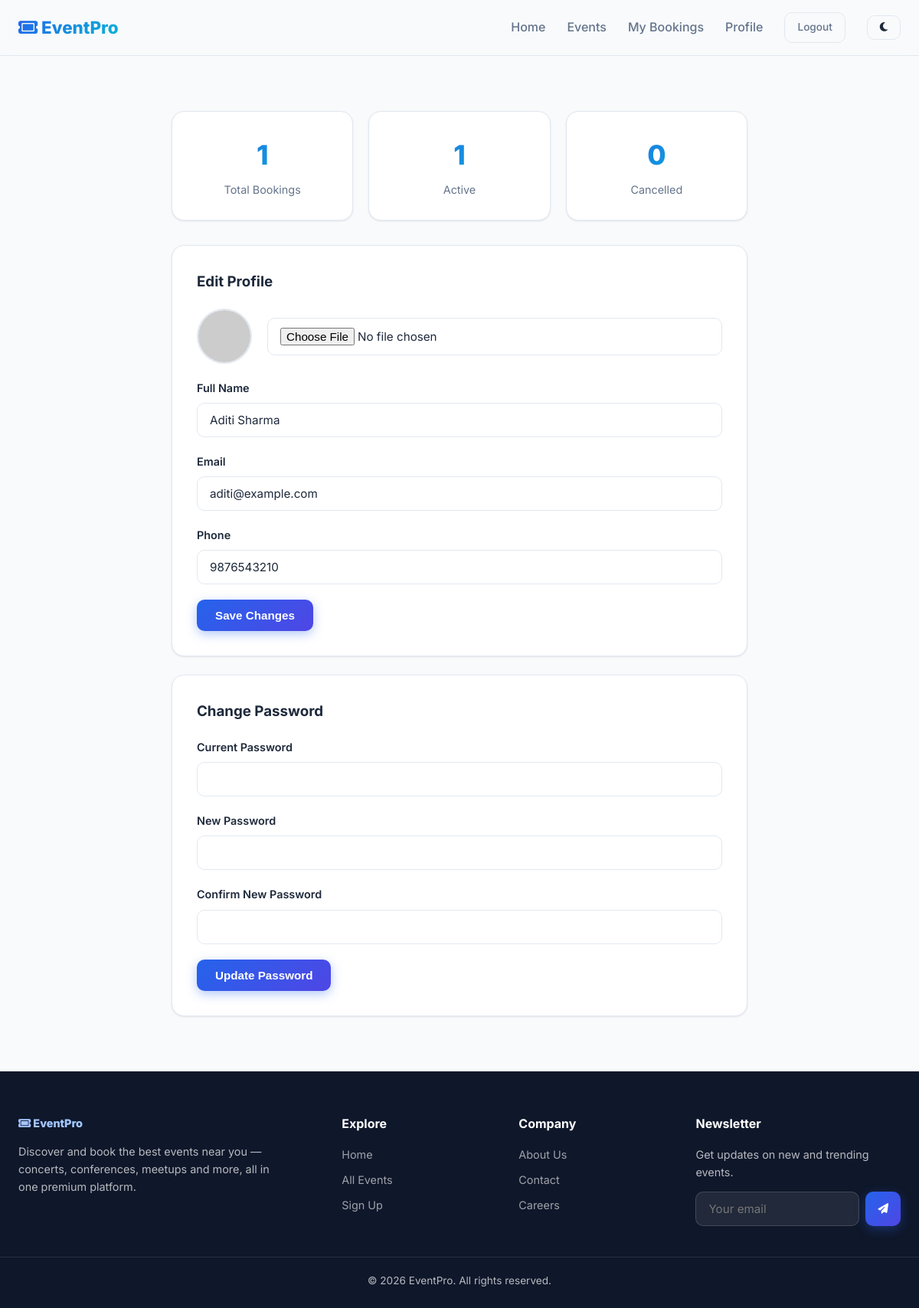
Screenshot of /user/profile.php (signed in) with the database file from the repository.
### tables this page shows
CREATE TABLE users (
    id INT AUTO_INCREMENT PRIMARY KEY,
    full_name VARCHAR(100) NOT NULL,
    email VARCHAR(150) NOT NULL UNIQUE,
    phone VARCHAR(20) NOT NULL,
    password VARCHAR(255) NOT NULL,
    profile_photo VARCHAR(255) DEFAULT NULL,
    status ENUM('active','suspended') NOT NULL DEFAULT 'active',
    remember_token VARCHAR(255) DEFAULT NULL,
    created_at TIMESTAMP DEFAULT CURRENT_TIMESTAMP,
    updated_at TIMESTAMP DEFAULT CURRENT_TIMESTAMP ON UPDATE CURRENT_TIMESTAMP,
    INDEX idx_users_email (email),
    INDEX idx_users_status (status)
);

### includes/functions.php (called while the page is built, shortened)
<?php
function clean($value) {
    return htmlspecialchars(trim($value ?? ''), ENT_QUOTES, 'UTF-8');
}

### user/profile.php (the view, shortened to what this page needs)
<?php
$pdo = getDBConnection();
$stmt = $pdo->prepare("SELECT * FROM users WHERE id = ?");
$stmt->execute([current_user_id()]);
$user = $stmt->fetch();
$statsStmt = $pdo->prepare("SELECT
    COUNT(*) AS total,
    SUM(CASE WHEN status = 'confirmed' THEN 1 ELSE 0 END) AS active,
    SUM(CASE WHEN status = 'cancelled' THEN 1 ELSE 0 END) AS cancelled
    FROM bookings WHERE user_id = ?");
$statsStmt->execute([current_user_id()]);
$stats = $statsStmt->fetch();
include __DIR__ . '/../includes/header.php';
?>
<section class="section">
  <div class="container" style="max-width:800px;">
    <div class="stats-grid" style="margin-bottom:32px;">
      <div class="card stat-card"><div class="num" data-counter="<?php echo (int) $stats['total']; ?>">0</div><div class="label">Total Bookings</div></div>
      <div class="card stat-card"><div class="num" data-counter="<?php echo (int) $stats['active']; ?>">0</div><div class="label">Active</div></div>
      <div class="card stat-card"><div class="num" data-counter="<?php echo (int) $stats['cancelled']; ?>">0</div><div class="label">Cancelled</div></div>
    </div>
    <div class="card" style="padding:32px; margin-bottom:24px;">
      <h3 style="margin-bottom:20px;">Edit Profile</h3>
      <form method="POST" enctype="multipart/form-data">
        <div style="display:flex; align-items:center; gap:20px; margin-bottom:20px;">
          <img src="<?php echo $user['profile_photo'] ? BASE_URL . '/uploads/profiles/' . clean($user['profile_photo']) : 'https://ui-avatars.com/api/?name=' . urlencode($user['full_name']); ?>"
               style="width:72px; height:72px; border-radius:50%; object-fit:cover; border:2px solid var(--border);">
          <input type="file" name="profile_photo" accept="image/*" class="form-control">
        </div>
        <div class="form-group">
          <label>Full Name</label>
          <input type="text" name="full_name" class="form-control" value="<?php echo clean($user['full_name']); ?>" required>
        </div>
        <div class="form-group">
          <label>Email</label>
          <input type="email" class="form-control" value="<?php echo clean($user['email']); ?>" disabled>
        </div>
        <div class="form-group">
          <label>Phone</label>
          <input type="text" name="phone" class="form-control" value="<?php echo clean($user['phone']); ?>" required>
        </div>
        <button type="submit" class="btn btn-primary">Save Changes</button>
      </form>
    </div>
    <div class="card" style="padding:32px;">
      <h3 style="margin-bottom:20px;">Change Password</h3>
      <form method="POST">
        <div class="form-group">
          <label>Current Password</label>
          <input type="password" name="current_password" class="form-control" required>
        </div>
        <div class="form-group">
          <label>New Password</label>
          <input type="password" name="new_password" class="form-control" required>
        </div>
        <div class="form-group">
          <label>Confirm New Password</label>
          <input type="password" name="confirm_password" class="form-control" required>
        </div>
        <button type="submit" class="btn btn-primary">Update Password</button>
      </form>
    </div>
  </div>
</section>
<?php include __DIR__ . '/../includes/footer.php'; ?>

### assets/css/style.css (style rules this page uses)
:root { --primary: #2563EB; --secondary: #4F46E5; --accent: #06B6D4; --success: #22C55E; --warning: #F59E0B; --danger: #EF4444; --bg: #F8FAFC; --bg-dark: #0F172A; --card: #FFFFFF; --text: #1E293B; --muted: #64748B; --border: #E2E8F0; --radius-sm: 10px; --radius-md: 16px; --radius-lg: 24px; --shadow-sm: 0 1px 3px rgba(15, 23, 42, 0.06), 0 1px 2px rgba(15, 23, 42, 0.04); --shadow-md: 0 8px 24px rgba(15, 23, 42, 0.08); --shadow-lg: 0 20px 48px rgba(15, 23, 42, 0.14); --transition: 300ms cubic-bezier(0.4, 0, 0.2, 1); }
* { box-sizing: border-box; margin: 0; padding: 0; }
html { scroll-behavior: smooth; }
body { font-family: 'Inter', -apple-system, BlinkMacSystemFont, sans-serif; background: var(--bg); color: var(--text); line-height: 1.6; -webkit-font-smoothing: antialiased; }
img { max-width: 100%; display: block; }
.container { width: 100%; max-width: 1280px; margin: 0 auto; padding: 0 24px; }
.btn { display: inline-flex; align-items: center; justify-content: center; gap: 8px; padding: 12px 24px; border-radius: var(--radius-sm); font-weight: 600; font-size: 0.95rem; border: none; cursor: pointer; transition: transform var(--transition), box-shadow var(--transition), background var(--transition); white-space: nowrap; }
.btn-primary { background: linear-gradient(135deg, var(--primary), var(--secondary)); color: #fff; box-shadow: 0 4px 14px rgba(37, 99, 235, 0.35); }
.card { background: var(--card); border-radius: var(--radius-md); box-shadow: var(--shadow-sm); border: 1px solid var(--border); transition: transform var(--transition), box-shadow var(--transition); }
.section { padding: 72px 0; }
.form-group { margin-bottom: 20px; }
.form-group label { display: block; font-weight: 600; font-size: 0.9rem; margin-bottom: 8px; }
.form-control { width: 100%; padding: 12px 16px; border: 1.5px solid var(--border); border-radius: var(--radius-sm); font-size: 0.95rem; font-family: inherit; background: var(--card); color: var(--text); transition: border-color var(--transition), box-shadow var(--transition); }
.stats-grid { display: grid; grid-template-columns: repeat(auto-fit, minmax(200px, 1fr)); gap: 20px; }
.stat-card { padding: 28px; text-align: center; }
.stat-card .num { font-size: 2.2rem; font-weight: 800; background: linear-gradient(135deg, var(--primary), var(--accent)); -webkit-background-clip: text; background-clip: text; color: transparent; }
.stat-card .label { color: var(--muted); font-size: 0.9rem; margin-top: 6px; }

### rows the page displays
users: full_name "Aditi Sharma", email "aditi@example.com", phone "9876543210"
